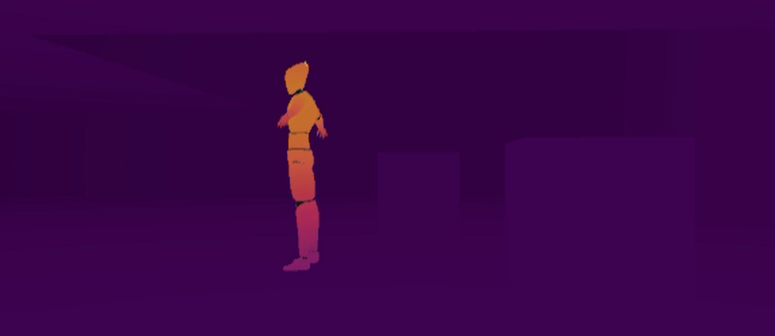
#> input picture Thermal/Temp2.png, 775 x 336 px, shrunk from 945 x 410 before the run, found by its file name
$ python Detector.py   (older library calls are emulated)
#> lines starting #> are read from the running program, lines starting #| are printed output that depends on the picture; after the words box and inside, x2 and y2 are one past the last pixel; in counts of white or black regions, pixels touching at a corner belong together; pictures that were not available may be replaced by others from this repository, and a replacement may not be noted
import numpy as np
import matplotlib.pyplot as plt
import matplotlib.image
import cv2
import os


img = cv2.imread('UnityCours/My Project/Assets/Thermal/Temp2.png',1)
#> img is the input picture: shape (336, 775, 3); mean B, G, R 72.9, 3.2, 58.3
grad = cv2.imread('UnityCours/My Project/Assets/Thermal/ThermalGradient1.png', 1)
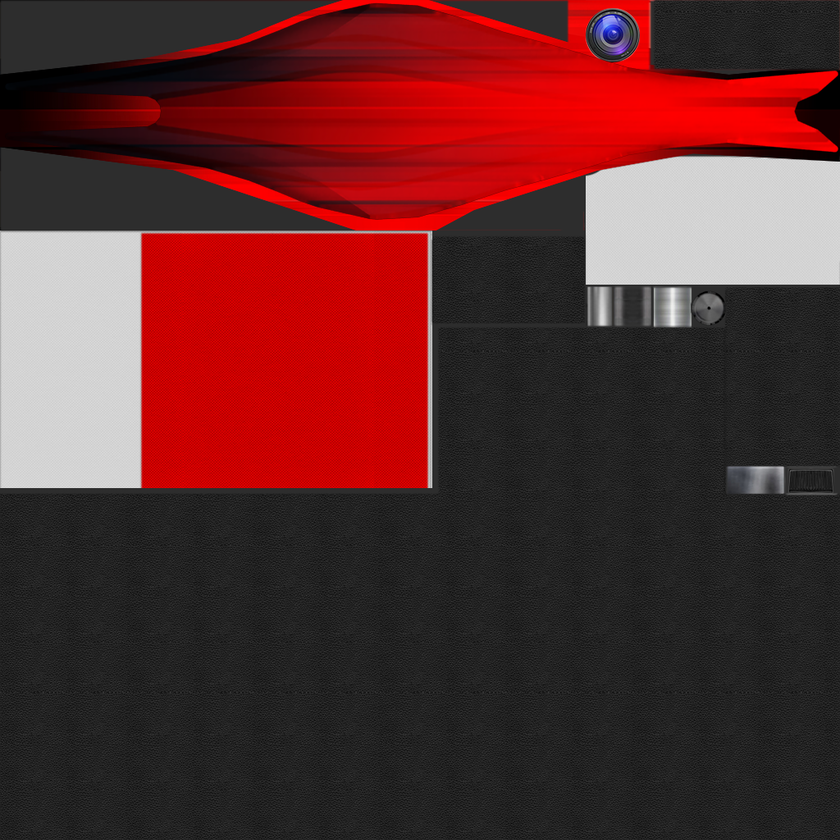
#> input picture Drone_Test/DroneController/Models/Drone_red/drone_diffuse.png, 840 x 840 px, shrunk from 1024 x 1024 before the run, given in place of ThermalGradient1.png, which was not available
#> grad is the input picture: shape (840, 840, 3); mean B, G, R 44.8, 44.3, 89.7
img = cv2.cvtColor(img,cv2.COLOR_BGR2RGB)
grad = cv2.cvtColor(grad,cv2.COLOR_BGR2RGB)
grad = cv2.flip(grad, 0)
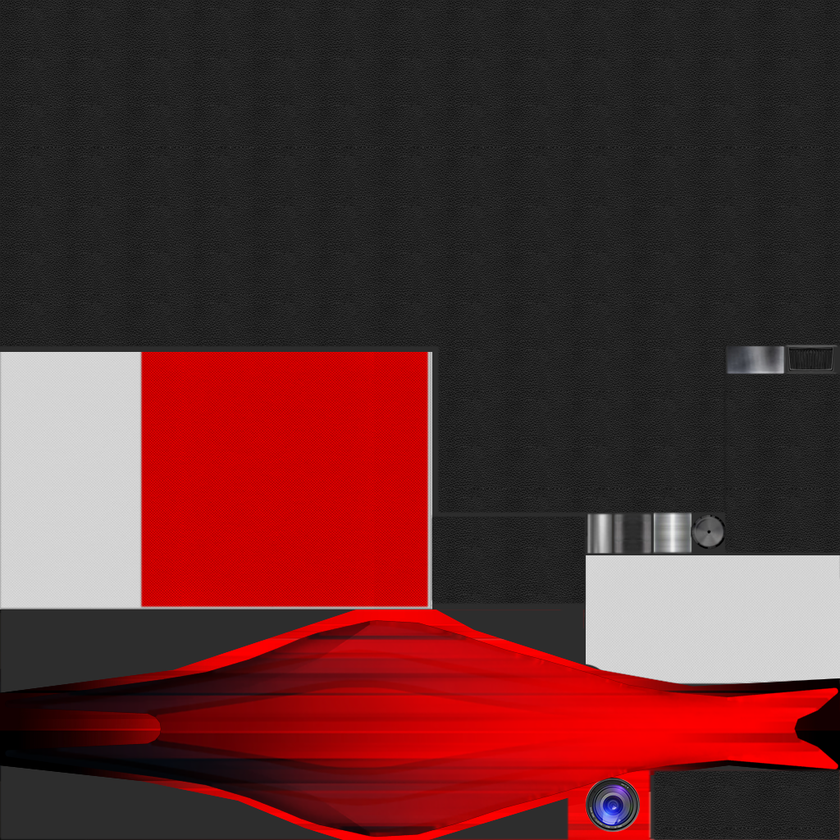
#> grad: shape (840, 840, 3); mean R, G, B 89.7, 44.3, 44.8

sensitivity = 20
ambient = 20
threshold = 500

f = lambda x : max(0,min(1,(x-ambient)/sensitivity))
bound_min = f(28)
bound_max = f(42)

tex_size = grad.shape[0] - 1
#> tex_size = 839


final = np.zeros(img.shape[:2],dtype = 'uint8')
def get_mask(b_min):
    color_min = grad[b_min,0]

    color_bound_min = np.array(0.75 * color_min)
    color_bound_max = np.array(1.1 * color_min)

    mask = cv2.inRange(img, color_bound_min, color_bound_max)
    return mask

for k in range(int(tex_size * bound_min),int(tex_size * bound_max)):
    mask = get_mask(k)
    final = cv2.bitwise_or(final,mask)
#> this loop made 504 passes
#> (color_min in get_mask, color_bound_min in get_mask, color_bound_max in get_mask) on passes 1 to 3: ([36, 36, 36], [27, 27, 27], [39.6, 39.6, 39.6]), ([32, 32, 32], [24, 24, 24], [35.2, 35.2, 35.2]), ([37, 37, 37], [27.75, 27.75, 27.75], [40.7, 40.7, 40.7])
#> pass 1, in get_mask, `mask = cv2.inRange(img, color_bound_min, color_bound_max)`:
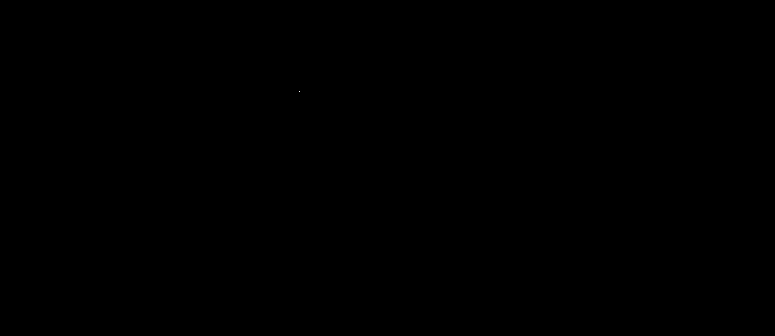
#> mask: shape (336, 775); 0% white in thin lines or dots, all inside (x1, y1, x2, y2) = (299, 91, 300, 92)
#> after the loop: final: shape (336, 775); 0% white in thin lines or dots, all inside (x1, y1, x2, y2) = (297, 90, 301, 204)

kernel = np.ones((5, 5), np.uint8)
final_dil = cv2.dilate(final, kernel, iterations=3)
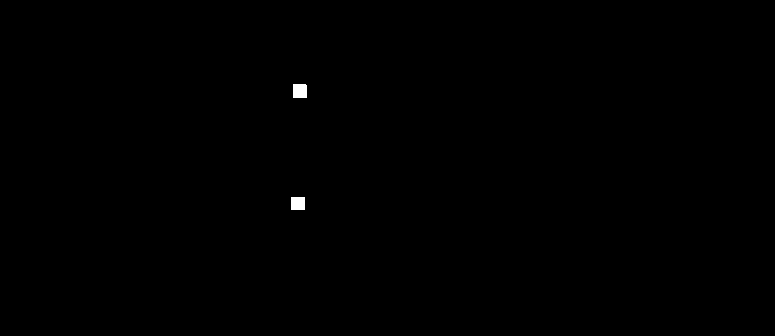
#> final_dil: shape (336, 775); 0.14% white; 2 white regions, box (x1, y1, x2, y2) and area: (293, 84, 307, 98) 195, (291, 197, 305, 210) 182

output = cv2.connectedComponentsWithStats(final_dil, 8, cv2.CV_32S)

for i in range(1,output[0]):
    if output[2][i][4] < threshold:
        continue
    bounds = output[2][i]
    pt1 = bounds[0:2]
    pt2 = np.array([pt1[0]+bounds[2],pt1[1]+bounds[3]])
    cv2.rectangle(img,pt1,pt2,(255,0,0),2)
    print(output[3][i])


plt.imshow(final_dil, interpolation='nearest')
plt.imshow(img, interpolation='nearest')
plt.show()
